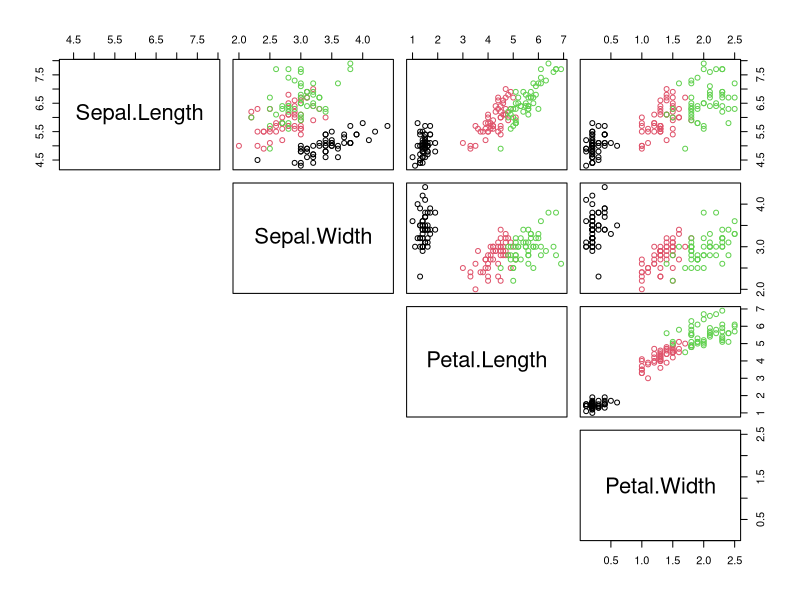
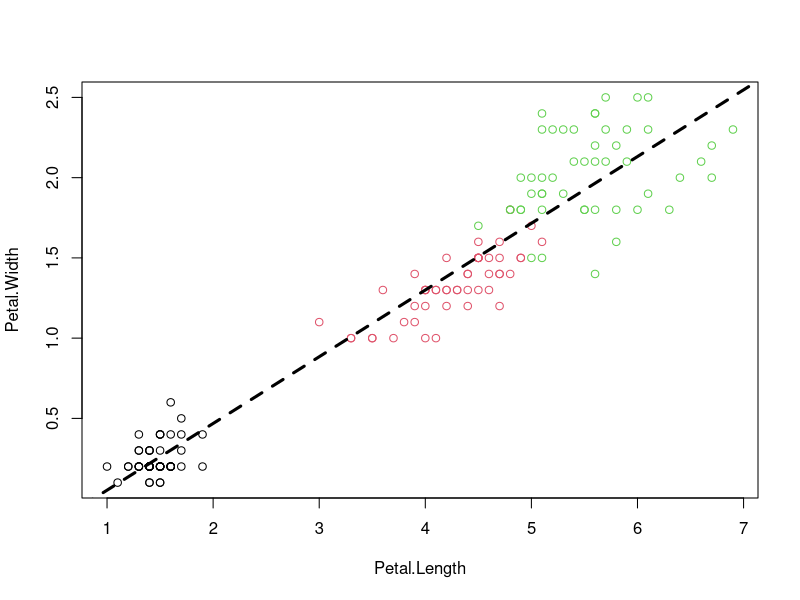
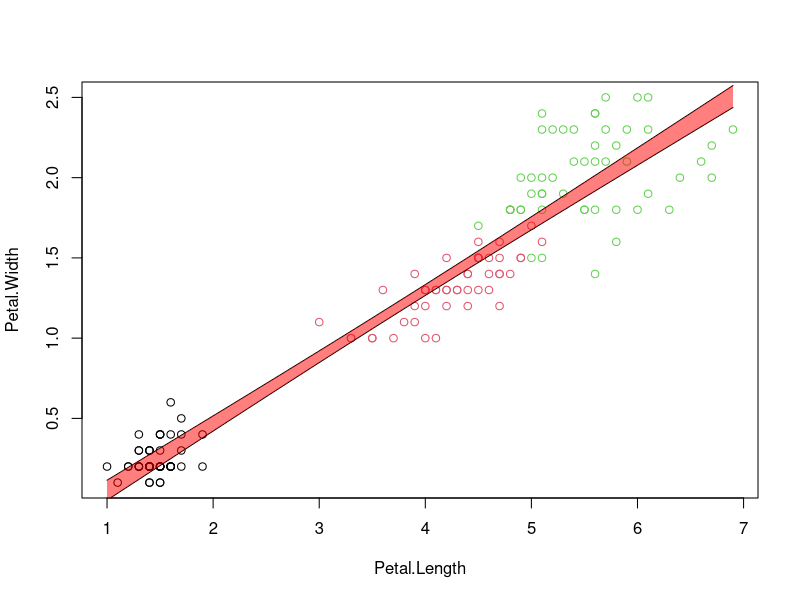
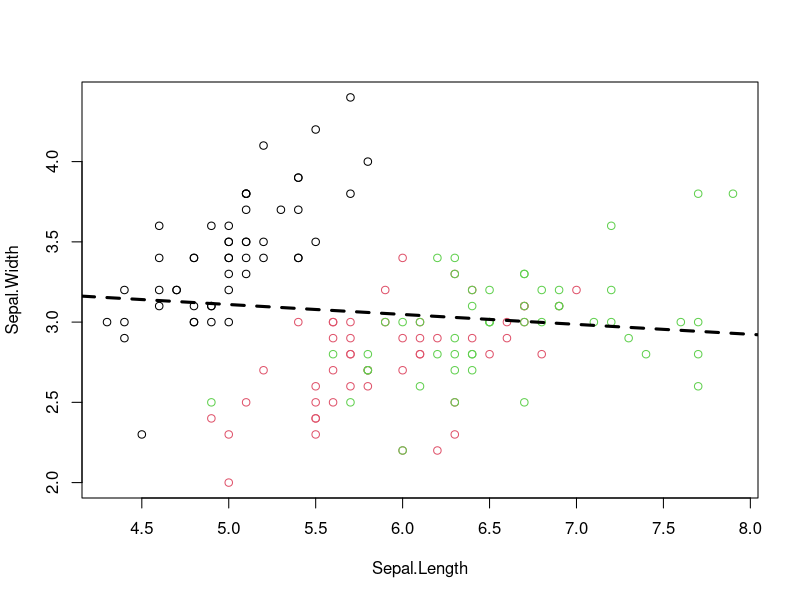
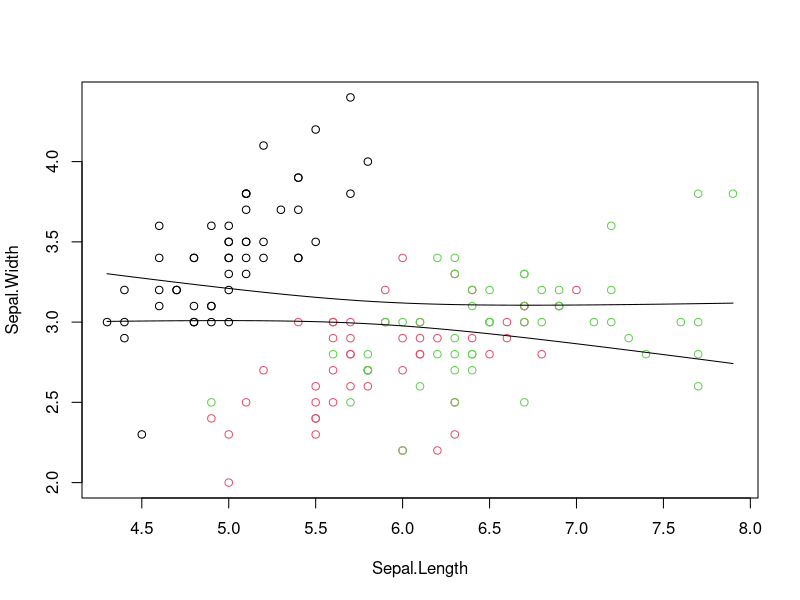
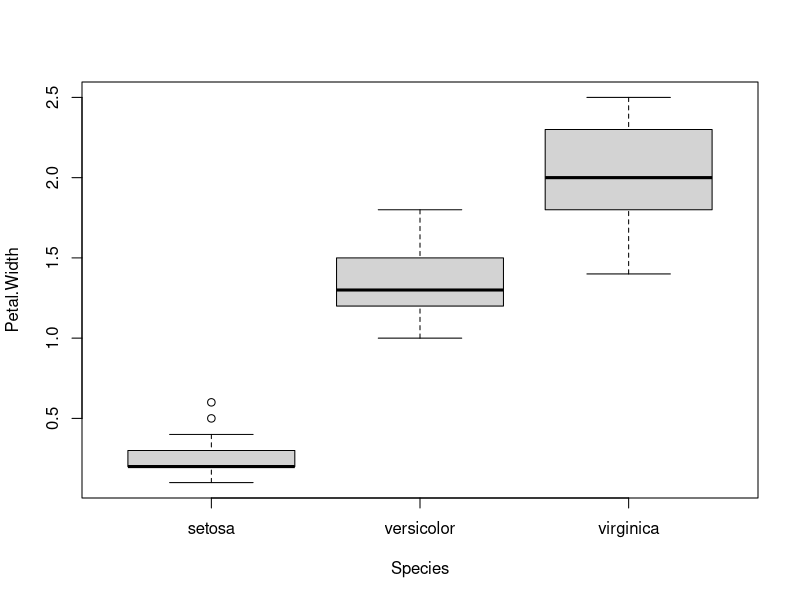
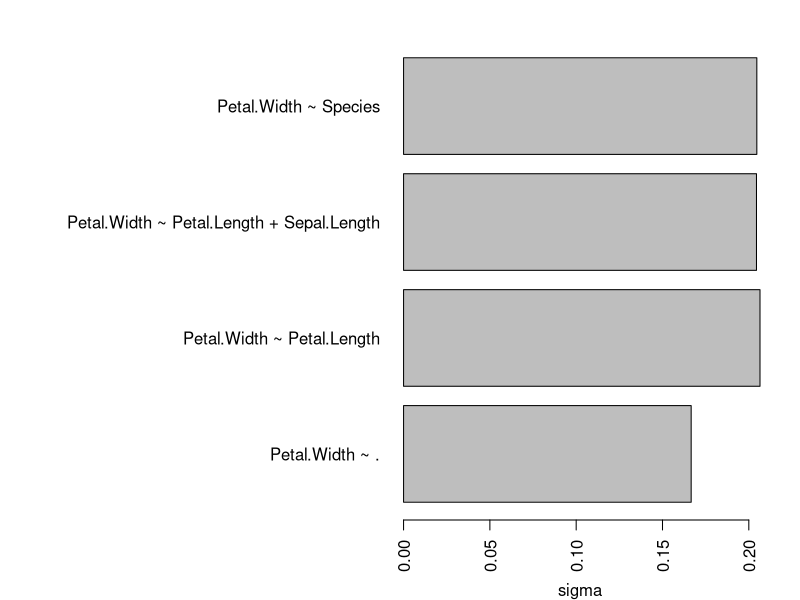
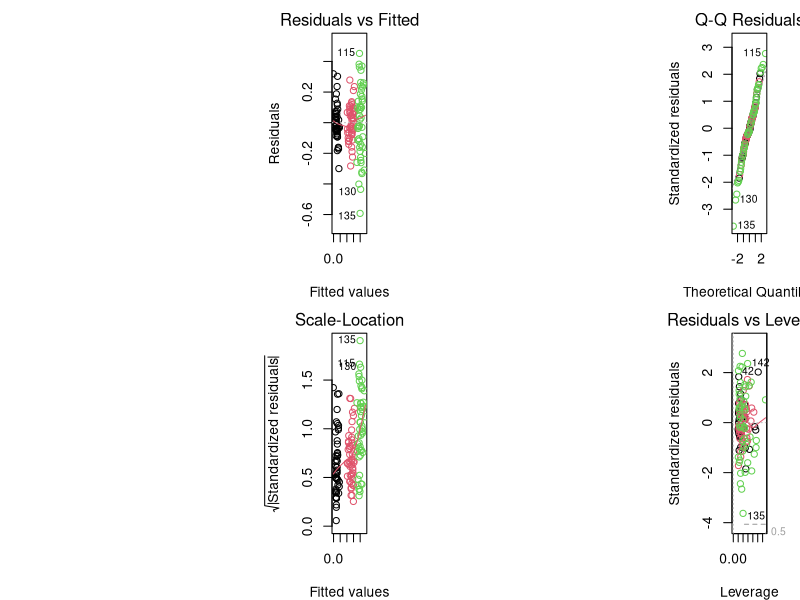

Source code (R) for these figures, in order:
## ---- chunk 1

## ---- chunk 2
# assign species-colors to each observation 
cols = iris$Species                            # understand how color is defined
plot(iris[,-5], col=cols, lower.panel=NULL)   # "cols" was defined in task above
## ---- chunk 3
plot(Petal.Width ~ Petal.Length, data=iris, col=Species) # use model ("formula") notation
fit=lm(Petal.Width ~ Petal.Length, data=iris)       # fit a linear model
abline(fit, lwd=3, lty=2)                           # add regression line
## ---- chunk 4
fit$coefficients
coef(fit) 
## ---- chunk 5
methods(class='lm')
## ---- chunk 6
summary(fit)        # summary() behaves differently for fit objects
coefficients(fit)   # more functions for specific elements
confint(fit)        # Try to change the confidence level: ?confint
## ---- chunk 7
x=iris$Petal.Length                       # explanatory variable from fit (here:Petal.Length)
xn=seq(min(x), max(x), length.out = 100)  # define range of new explanatory variables
ndf=data.frame(Petal.Length=xn)           # put them into new data frame

p=predict(fit, ndf, interval = 'confidence' , level = 0.95)
plot(Petal.Width ~ Petal.Length, data=iris, col=Species)
lines(xn, p[,"lwr"] )
lines(xn, p[,"upr"] )

#some fancy filling
polygon(c(rev(xn), xn), c(rev(p[ ,"upr"]), p[ ,"lwr"]), col = rgb(1,0,0,0.5), border = NA)

## using ggplot2 - full introduction later
#library(ggplot2)
#g = ggplot(iris, aes(Petal.Length, Petal.Width, colour=Species))
#g + geom_point() + geom_smooth(method="lm", se=TRUE, color="red") + geom_smooth(method="loess", colour="blue")
## ---- chunk 8
plot(Sepal.Width ~ Sepal.Length, data=iris, col=cols)  
fit1=lm(Sepal.Width ~ Sepal.Length, data=iris)     
abline(fit1, lwd=3, lty=2)    
confint(fit1)                     # estimated slope is indistinguishable from zero
summary(fit1)
## ---- chunk 9
x=iris$Sepal.Length                       # explanatory variable from fit (here:Sepal.Length)
xn=seq(min(x), max(x), length.out = 100)  # define range of new explanatory variables
ndf=data.frame(Sepal.Length=xn)           # put them into data frame

p=predict(fit1, ndf, interval = 'confidence' , level = 0.95)  # predict values

plot(Sepal.Width ~ Sepal.Length, data=iris, col=Species)
lines(xn, p[,"lwr"] )
lines(xn, p[,"upr"] )
## ---- chunk 10
plot(Petal.Width ~ Species, data=iris)
fit=lm(Petal.Width ~ Species, data=iris)
summary(fit)
## ---- chunk 11
anova(fit)    
## ---- chunk 12
# A list of formulae
formula_list = list(
  Petal.Width ~ Petal.Length,                 # as before (single variable)
  Petal.Width ~ Petal.Length + Sepal.Length,  # function of more than one variable
  Petal.Width ~ Species,                      # function of categorical variables
  Petal.Width ~ .                             # function of all other variable (numerical and categorical)
)

sig=c()
for (f in formula_list) {
  fit = lm(f, data=iris)
  sig = c(sig, sigma(fit))
  print(paste(sigma(fit), format(f)))
}

# more concise loop using lapply/sapply
# sig = sapply(lapply(formula_list, lm, data=iris), sigma)

par(mar=c(4,20,2,2))
barplot(sig ~ format(formula_list), horiz=TRUE, las=2, ylab="", xlab="sigma")
## ---- chunk 13
fit=lm(Petal.Width ~ ., data=iris)
op=par(no.readonly=TRUE)   # safe only resettable graphical parameters, avoids many warnings
par(mfrow=c(2,2))          # change graphical parameters: 2x2 images on device
plot(fit,col=iris$Species) # four plots rather than one
par(op)                    # reset graphical parameters
